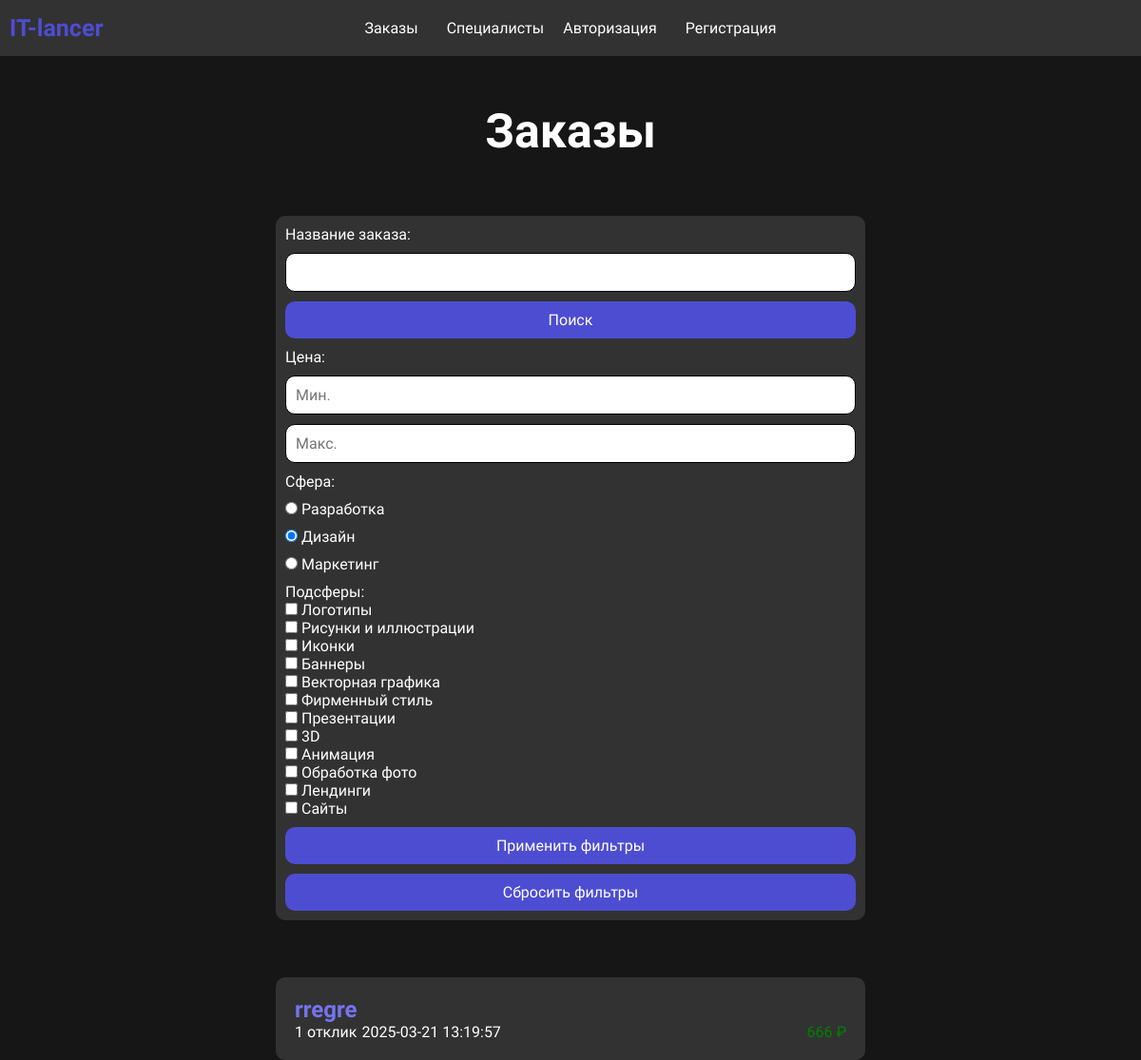
The app's page /orders.php?sphere=5, older data.
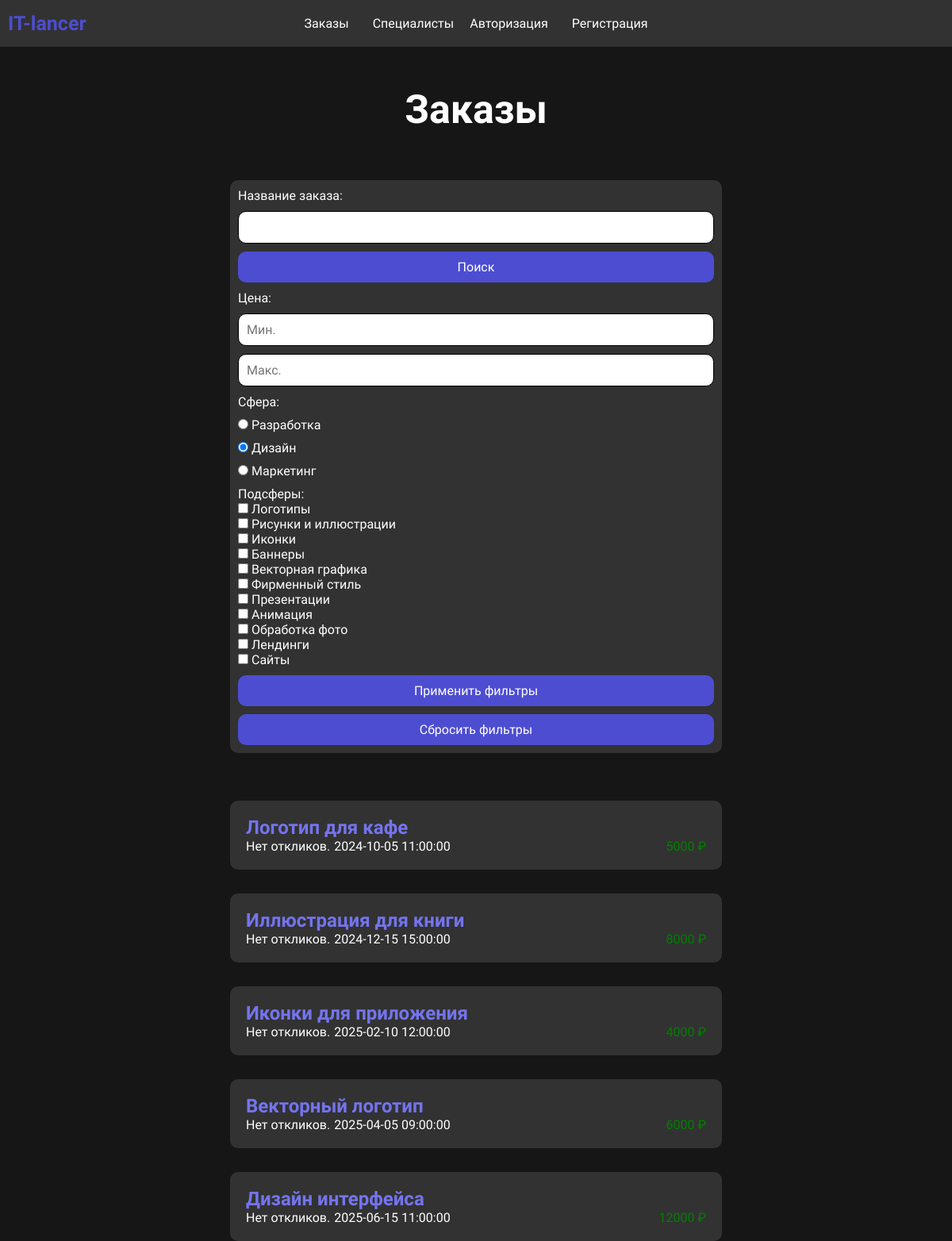
The same page, newer data.
### tables this page shows
CREATE TABLE `spheres` (
  `id` int(11) NOT NULL,
  `name` varchar(255) NOT NULL
);

CREATE TABLE `sphere_types` (
  `id` int(11) NOT NULL,
  `sphere_id` int(11) NOT NULL,
  `name` varchar(255) NOT NULL
);

CREATE TABLE `orders` (
  `id` int(11) NOT NULL,
  `name` varchar(255) NOT NULL,
  `description` text NOT NULL,
  `sphere_type_id` int(11) NOT NULL,
  `user_id` int(11) NOT NULL,
  `date` datetime NOT NULL DEFAULT current_timestamp(),
  `price` varchar(255) DEFAULT NULL,
  `status_id` int(11) NOT NULL DEFAULT 1,
  `moderation_status_id` int(11) NOT NULL DEFAULT 1
);

### orders.php (the view, shortened to what this page needs)
<?php
include "components/core.php";
include "components/header.php";
$conditions = [];
$conditions[] = "`status_id` = 1";
$conditions[] = "`moderation_status_id` IN (1, 2)";
if (isset($_GET['sphere']) && $_GET['sphere'] != '') {
    $sphere = (int)$_GET['sphere'];
    $conditions[] = "`sphere_type_id` IN (SELECT id FROM sphere_types WHERE sphere_id = $sphere)";
}
$whereClause = '';
if (count($conditions) > 0) {
    $whereClause = "WHERE " . implode(" AND ", $conditions);
}
$query = "SELECT * FROM `orders` $whereClause";
$select_order_res = $link->query($query);
?>
<div class="page_header">
    <div class="content">
        <div class="page_header_center">
            <h1>Заказы</h1>
        </div>
    </div>
</div>
<div class="orders_control">
    <div class="content">
        <div class="orders_control_block">
            <form action="orders.php" method="get" class="form standart">
                <div class="form-item">
                    <label for="search">Название заказа:</label>
                    <input type="text" name="search" id="search" value="<?php echo isset($_GET['search']) ? htmlspecialchars($_GET['search']) : ''; ?>">
                    <button type="submit" name="action" value="search">Поиск</button>
                </div>
                <div class="form-item">
                    <label>Цена:</label>
                    <input type="number" name="price_min" placeholder="Мин." step="1" value="<?php echo isset($_GET['price_min']) ? htmlspecialchars($_GET['price_min']) : ''; ?>">
                    <input type="number" name="price_max" placeholder="Макс." step="1" value="<?php echo isset($_GET['price_max']) ? htmlspecialchars($_GET['price_max']) : ''; ?>">
                </div>
                <div class="form-item">
                    <label>Сфера:</label>
                    <?php
                    $spheresQuery = "SELECT * FROM spheres";
                    $spheresRes = $link->query($spheresQuery);
                    while ($sphere = $spheresRes->fetch_assoc()) {
                    ?>
                        <label>
                            <input type="radio" name="sphere" value="<?php echo $sphere['id']; ?>" <?php if (isset($_GET['sphere']) && $_GET['sphere'] == $sphere['id']) echo 'checked'; ?>>
                            <?php echo $sphere['name']; ?>
                        </label>
                    <?php } ?>
                </div>
                <div class="form-item" id="sphere_types_container" style="display: none;">
                    <?php
                    $sphereTypesQuery = "SELECT * FROM sphere_types";
                    $sphereTypesRes = $link->query($sphereTypesQuery);
                    $sphereTypesBySphere = [];
                    while ($st = $sphereTypesRes->fetch_assoc()) {
                        $sphereTypesBySphere[$st['sphere_id']][] = $st;
                    }
                    foreach ($sphereTypesBySphere as $sphere_id => $types) {
                    ?>
                        <div class="sphere_types_group" data-sphere-id="<?php echo $sphere_id; ?>" style="display: none;">
                            <label>Подсферы:</label>
                            <?php foreach ($types as $type) { ?>
                                <label>
                                    <input type="checkbox" name="sphere_types[]" value="<?php echo $type['id']; ?>"
                                    <?php if (isset($_GET['sphere_types']) && in_array($type['id'], $_GET['sphere_types'])) echo 'checked'; ?>>
                                    <?php echo $type['name']; ?>
                                </label>
                            <?php } ?>
                        </div>
                    <?php } ?>
                </div>
                <div class="form-item">
                    <button type="submit" name="action" value="filter">Применить фильтры</button>
                    <a href="orders.php" class="reset-button">Сбросить фильтры</a>
                </div>
            </form>
        </div>
    </div>
</div>
<div class="orders">
    <div class="content">
        <div class="orders_block">
            <?php
            if ($select_order_res->num_rows < 1) {
                echo "<h2>Заказов нет.</h2>";
            } else {
                while ($row = $select_order_res->fetch_assoc()) {
            ?>
            <div class="orders_block_item">
                <div class="orders_block_item-header">
                    <a href="order.php?id=<?php echo $row['id']; ?>" class="order"><?php echo $row['name']; ?></a>
                </div>
                <div class="order_block_wrapper">
                    <div class="order_block_item_main">
                        <div class="orders_block_item-statistics">
                            <?php
                            $select_response = "SELECT * FROM `responses` WHERE `order_id` = '{$row['id']}'";
                            $select_response_res = $link->query($select_response);
                            $responses = $select_response_res->num_rows;
                            if ($responses < 1) {
                            ?>
                                <p>Нет откликов.</p>
                            <?php } else { ?>
                                <p><?php echo $responses; ?> отклик</p>
                            <?php } ?>
                            <p><?php echo $row['date']; ?></p>
                        </div>
                    </div>
                    <div class="orders_block_item-price">
                        <p class="price"><?php echo $row['price']; ?> ₽</p>
                    </div>
                </div>
            </div>
            <?php }} ?>
        </div>
    </div>
</div>

### components/header.php (shortened to what this page needs)
<!DOCTYPE html>
<html lang="en">
<head>
    <link rel="stylesheet" href="../styles/style.css">
</head>
<body>
    <div class="header">
        <div class="content">
            <div class="header__row">
                <div class="header_item">
                    <a href="./index.php" class="logo" >IT-lancer</a>
                    <a href="./orders.php" class="link">Заказы</a>
                    <a href="./specialists.php" class="link">Специалисты</a>
                </div>
                <?php
                if(!isset($_SESSION['user'])){
                ?>
                <div class="header_item">
                    <a href="./login.php" class="link">Авторизация</a>
                    <a href="./reg.php" class="link">Регистрация</a>
                    <?php } ?>
                </div>
            </div>
        </div>
    </div>

### styles/style.css (style rules this page uses)
* { padding: 0; margin: 0; box-sizing: border-box; font-family: "Ubuntu", serif; }
body { background-color: #161616; color: white; }
.standart { background-color: rgba(50, 50, 50, 100); border-radius: 10px; padding: 10px; display: flex; flex-direction: column; gap: 10px; min-width: 550px; margin: 10px; }
.content { max-width: 1000px; margin: 0 auto; }
.header { background-color: rgba(50, 50, 50, 100); margin-bottom: 50px; padding: 10px; position: relative; }
.header__row { display: flex; flex-direction: row; justify-content: center; align-items: center; }
.header_item { display: flex; gap: 10px; align-items: center; }
.header a { text-decoration: none; color: white; font-size: 16px; }
.header_item .logo { position: absolute; font-family: "Ubuntu", serif; color: rgb(77, 77, 210); padding: 10px; font-size: 25px; font-weight: bold; left: 0; transition: .2s; }
.link { padding: 10px; transition: .2s; }
.page_header_center { display: flex; justify-content: center; font-size: 25px; margin-bottom: 50px; }
.form-item { display: flex; flex-direction: column; gap: 10px; width: 600px; }
form { display: flex; justify-content: center; flex-direction: column; gap: 10px; margin: 10px; }
form input, button, select { font-size: 16px; outline: none; border-radius: 10px; }
form input { padding: 10px; border: 0.5px solid black; }
form button { background-color: rgb(77, 77, 210); color: white; padding: 10px; transition: .2s; border: none; }
.orders_block { display: flex; justify-content: center; align-items: center; flex-direction: column; gap: 30px; }
.orders_block_item { background-color: rgba(50, 50, 50, 100); border-radius: 10px; padding: 20px; width: 620px; }
.sphere_types_group { display: flex; flex-direction: column; }
.order { color: rgb(116, 116, 239); text-decoration: none; transition: .2s; font-weight: bolder; font-size: 150%; }
.orders_block_item-statistics { display: flex; flex-direction: row; gap: 5px; }
.orders_control_block { display: flex; justify-content: center; margin-bottom: 50px; }
.order_block_item_main { display: flex; flex-direction: column; gap: 10px; }
.order_block_wrapper { display: flex; flex-direction: row; justify-content: space-between; }
.price { color: green; }
.reset-button { background-color: rgb(77, 77, 210); color: white; padding: 10px; transition: .2s; border: none; text-decoration: none; border-radius: 10px; text-align: center; }

Row changes from the older to the newer data that the page shows:
removed sphere_types: name "3D"
removed orders: name "rregre", responses "1", date "2025-03-21 13:19:57", price "666"
added orders: name "Логотип для кафе", shows "Нет откликов.", date "2024-10-05 11:00:00", price "5000"
added orders: name "Иллюстрация для книги", shows "Нет откликов.", date "2024-12-15 15:00:00", price "8000"
added orders: name "Иконки для приложения", shows "Нет откликов.", date "2025-02-10 12:00:00", price "4000"
added orders: name "Векторный логотип", shows "Нет откликов.", date "2025-04-05 09:00:00", price "6000"
added orders: name "Дизайн интерфейса", shows "Нет откликов.", date "2025-06-15 11:00:00", price "12000"
